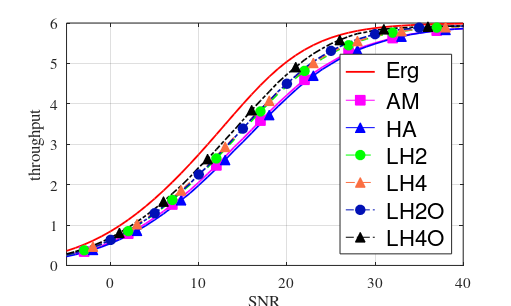

MATLAB code to generate this figure:
% optimization of modulation in each instantaneous snr

clc;
clear;
%clf;
colour_peach = [251 111 66] ./ 255;
colour_darkblue = [1 17 181] ./ 255;
figure(1)

load Er_MI_64QAM.mat

plot(SNR,Er_MI_64QAM_fading,'r','linewidth',1.3)

hold on 
plot(10,10,'-sm','markerfacecolor','m','MarkerSize',7)
plot(10,10,'-^b','markerfacecolor','b','MarkerSize',7)
plot(10,10,'--og','markerfacecolor','g','MarkerSize',7)
plot(10,10,'--^','Color',colour_peach,'MarkerEdgeColor',colour_peach,'markerfacecolor',colour_peach,'MarkerSize',7)
plot(10,10,'-.o','Color',colour_darkblue,'MarkerEdgeColor',colour_darkblue,'markerfacecolor',colour_darkblue,'MarkerSize',7)
plot(10,10,'-.^k','markerfacecolor','k','MarkerSize',7)
hold on

load LHARQ_translated_AMC_policy_16_64QAM_K_2_Perfect_Decoding_continuous_R_dop_0.05_rho_0.95_V_LHARQ_Correct.mat

throughput_lharq_delta_1_K_2=throughput_lharq_delta(1,:);
throughput_lharq_K_2= throughput_lharq(1,:);
%

% corrected L-HARQ, problem of renewal-reward K=4
load LHARQ_translated_AMC_policy_16_64QAM_K_4_Perfect_Decoding_continuous_R_dop_0.05_rho_0.95_V_LHARQ_Correct.mat

%L-HARQ throughput with AMC_policy
throughput_lharq_delta_1_K_4=throughput_lharq_delta(1,:);
%L-HARQ throughput with optimal delta
throughput_lharq_K_4=throughput_lharq(1,:);

%


load LHARQ_AMC_policy_16_64QAM_Perfect_Decoding_continuous_R_dop_0.05rho_0.95_V_leger.mat

plot(SNRdB,throughput_harq(1,:),'-m','linewidth',1.2)
amrk1=throughput_harq(1,(3:5:end-2));

plot(SNRdB,throughput_harq(4,:),'-b','linewidth',1.2)
amrk2=throughput_harq(4,(4:5:end-2));


plot(SNRdB(3:5:end-2),amrk1,'sm','markerfacecolor','m','MarkerSize',7)

plot(SNRdB(4:5:end-2),amrk2,'^b','markerfacecolor','b','MarkerSize',7)

%%

plot(SNRdB,throughput_lharq_delta_1_K_2,'--g','linewidth',1.2)
amrk1=throughput_lharq_delta_1_K_2(3:5:end-2);

plot(SNRdB,throughput_lharq_delta_1_K_4,'--','Color',colour_peach,'linewidth',1.2)
amrk2=throughput_lharq_delta_1_K_4(4:5:end-2);


%load LHARQ_translated_AMC_policy_16QAM_Perfect_Decoding_continuous_R_dop_0.1rho_0.8_V_leger.mat

plot(SNRdB,throughput_lharq_K_2,'-.','Color',colour_darkblue,'linewidth',1.2)
amrk11=throughput_lharq_K_2(6:5:end-2);

plot(SNRdB,throughput_lharq_K_4,'-.k','linewidth',1.2)
amrk22=throughput_lharq_K_4(7:5:end-2);

plot(SNRdB(3:5:end-2),amrk1,'og','markerfacecolor','g','MarkerSize',7)

plot(SNRdB(4:5:end-2),amrk2,'^','MarkerEdgeColor',colour_peach,'markerfacecolor',colour_peach,'MarkerSize',7)

plot(SNRdB(6:5:end-2),amrk11,'o','MarkerEdgeColor',colour_darkblue,'markerfacecolor',colour_darkblue,'MarkerSize',7)

plot(SNRdB(7:5:end-2),amrk22,'^k','markerfacecolor','k','MarkerSize',7)




xlabel('SNR')
ylabel('throughput')

grid

legend(' Erg',' AM',' HA',' LH2',' LH4',' LH2O',' LH4O','Location','SouthEast')
axis([-5 40 0 6])

set(gca,'fontsize',11)
ll=legend;
set(ll,'FontSize',16);
%set(gcf,'PaperPositionMode','manual');

set(gcf,'PaperUnits','centimeters');
lar=512;
lon=2*lar/(1.1+sqrt(5));
set(gcf,'Position',[384 874 lar lon]);
set(gcf,'PaperPosition',[1.19 16 1.19 16]);
set(gca,'fontName','Times')
set(gcf,'PaperPositionMode','auto');




name_figure = 'LHARQ_rho95_16_64_QAM';
print('-depsc','-r300',name_figure)

